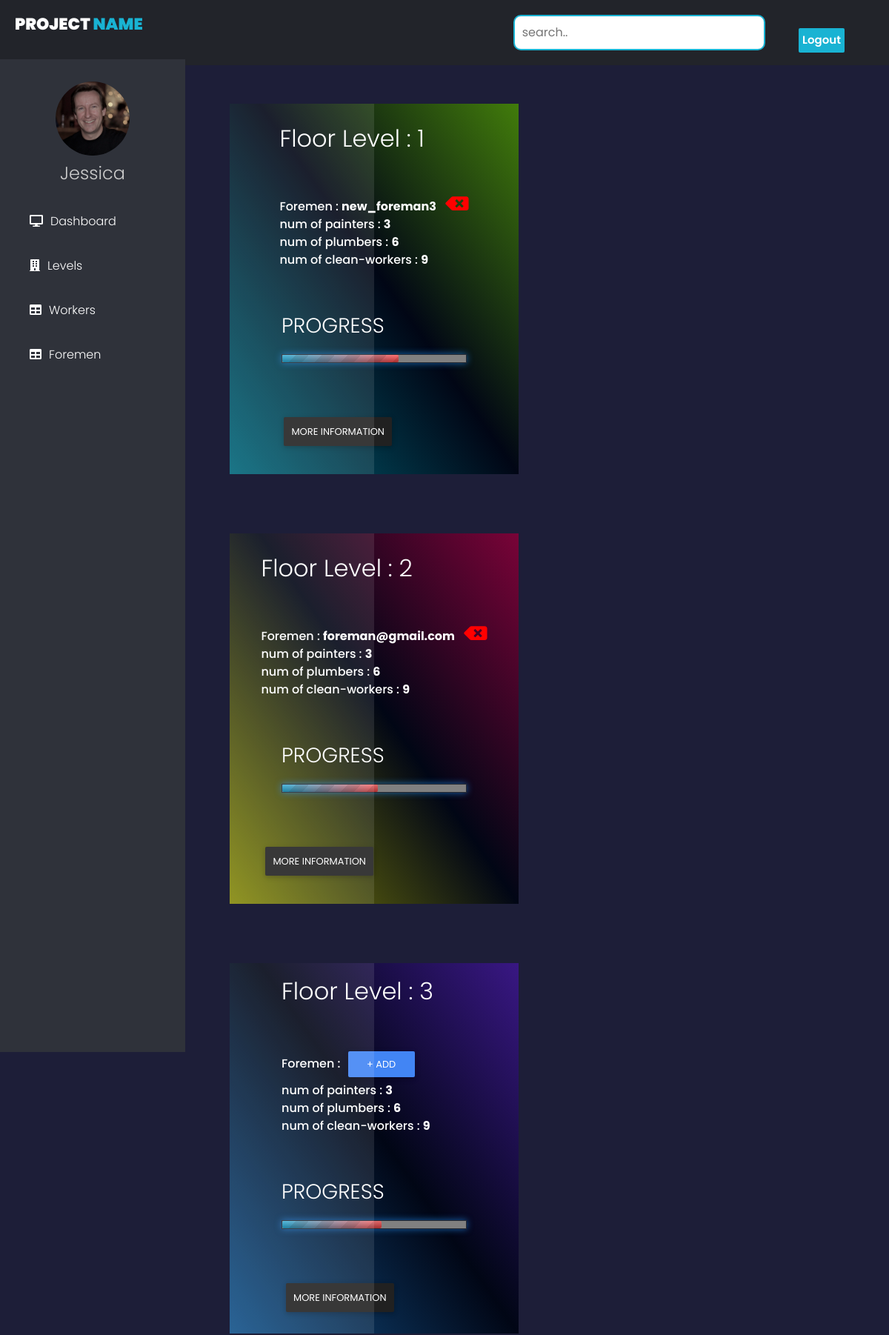
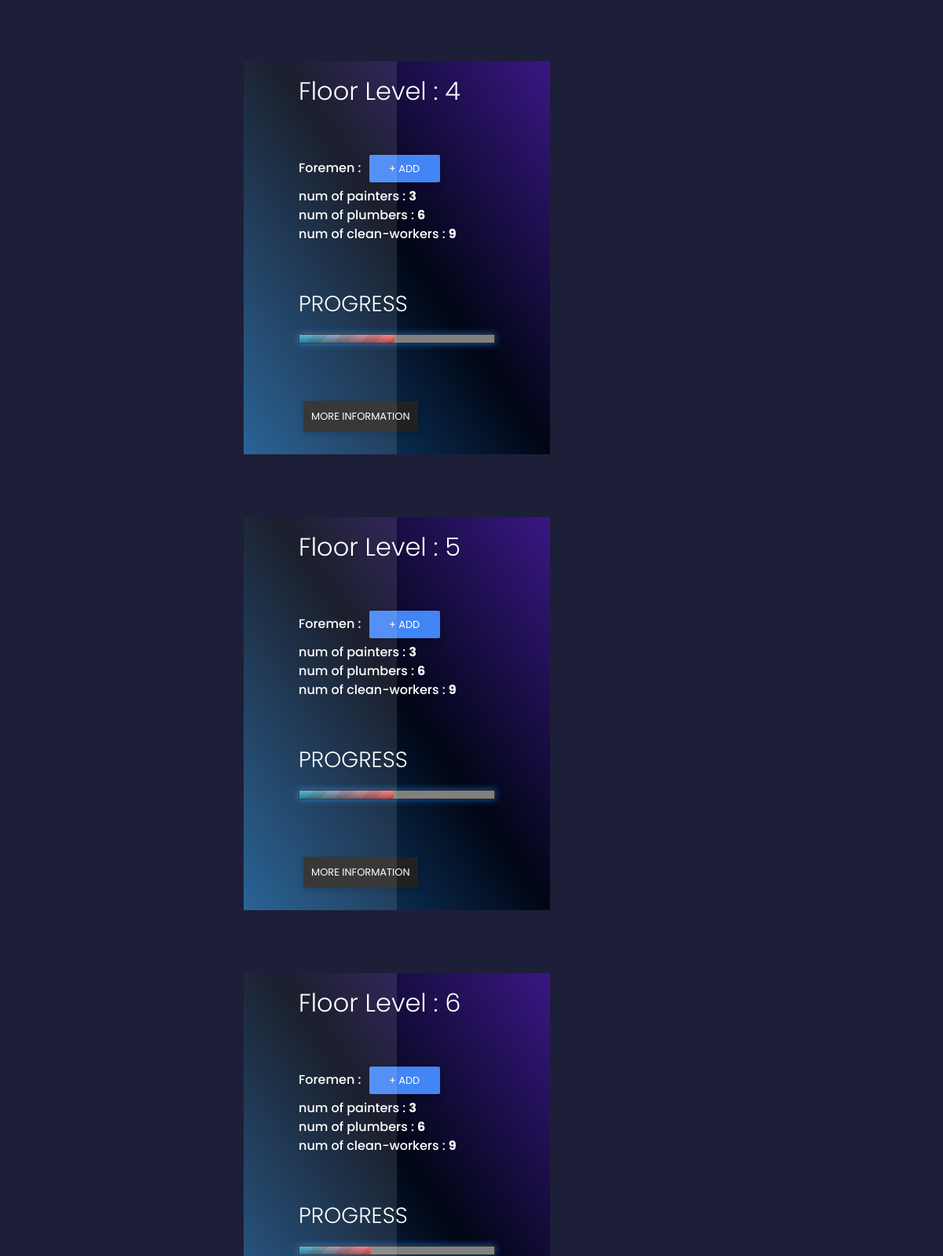
/engineer/levels (signed in, upper part), run on the app's committed database (2 pictures, top to bottom).
### accounts/models.py (models this page shows, shortened)
class User(AbstractUser):
    is_engineer = models.BooleanField(default=False)
    is_foreman = models.BooleanField(default=False)
    is_worker = models.BooleanField(default=False)
    type = models.CharField(max_length=10,choices=worker_choices,default='none')
    def full_name(self):
        return f'{self.first_name} {self.last_name}'

### tower/views.py (the view)
# urls.py: path("engineer/levels",engineer_levels,name="engineer_levels"),
@login_required
def engineer_levels(request):
    if(not request.user.is_engineer):
        return HttpResponse("403 forbidden")
    context={}
    context['levels'] = levels_data();
    context['foremen'] = User.objects.filter(is_foreman=True);
    return render(request,'engineer/levels.html',context)

### tower/service.py (called while the page is built)
def levels_data():
    levels= Operation.objects.values('level__name',foreman_name=F('level__foreman__username'),foreman_id=F('level__foreman__id')).annotate(
    cleaners = Count(Case(When(worker__type='cleaner',then=1))),
    plumbers = Count(Case(When(worker__type='plumber',then=1))),
    painters = Count(Case(When(worker__type='painter',then=1))),
    prog = Sum('progress'),
    fin = Sum('must_finish')
    )
    return levels

### templates/engineer/levels.html (shortened to what this page needs)
{% extends 'engineer/base.html' %}
{% load static %}
{% block style %}
<link rel="stylesheet" href="{% static 'css/engineer_levels.css' %}">
{% endblock %}
{% block content %}
<div class="main_cont">
  {% for level in levels %}
  <div class="box">
      <div class="glass"></div>
      <div class="content">
          <h2>Floor Level : {{level.level__name}}</h2><br><br>
          <div class="">
            <strong>Foremen : </strong>
            {% if level.foreman_name %}
              <span class="val"> {{level.foreman_name}}</span>
              <a title="remove" style="color:red;font-size:25px;" class="remove ml-2 fas fa-backspace" href="{% url 'tower:remove_foreman' level.level__name %}">
              </a>
            {% else %}
              <span class="val">
                <a style="width:90px; padding: 8px;" onclick="mod({{level.level__name}})" class="btn btn-primary" data-toggle="modal" data-target="#myModal">+ Add</a>
              </span>
            {% endif %}
          </div>
          <div class="">
            <strong>num of painters : </strong><span class="val"> {{level.painters}}</span>
          </div>
          <div class="">
            <strong>num of plumbers : </strong><span class="val"> {{level.plumbers}}</span>
          </div>
          <div class="">
            <strong>num of clean-workers : </strong><span class="val"> {{level.cleaners}}</span>
          </div>
          <div class="skills">
            <label for="file"><h3>PROGRESS</h3></label>
            <progress id="file" value="{{level.prog}}" max="{{level.fin}}" class="classprog"></progress>
          </div>
          <a  href="{% url 'tower:engineer_level' level.level__name %}" class="btn btn-dark more-info">More Information</a>
      </div>
  </div>
  {% endfor %}
</div>
{% endblock %}

### static/css/engineer_dashboard.css (style rules this page uses)
* { margin: 0; padding: 0; font-family: "Roboto", sans-serif; }
body { background-color: #ccc; }

### static/css/style.css (style rules this page uses)
body { background-color: #1D1E38; }

### static/css/engineer_levels.css (style rules this page uses)
* { margin: 0px; padding: 0px; box-sizing: border-box; font-family: 'poppins' , sans-serif; list-style: none; }
.skills { width: 250px; color: white; margin: 60px auto; }
.main_cont { display: flex; min-height: 100vh; flex-wrap: wrap; }
.box { position: relative; width: 390px; height: 500px; display: flex; justify-content: center; align-items: center; background: #060c21; margin: 40px; }
.box .glass { position: absolute; top: 0; left: 0; width: 50%; height: 100%; display: block; background: rgba(255,255,255,.1); pointer-events: none; }
.box .content { padding: 20px; color: #fff; }
.box:before { content: ''; position: absolute; top: -2px; left: -2px; bottom: -2px; background: #fff; z-index: -1; }
.box:after { content: ''; position: absolute; top: -2px; left: -2px; bottom: -2px; background: #fff; z-index: -2; filter: blur(40px); }
.box:nth-child(1) , .box:nth-child(1) { background: linear-gradient(235deg,#89ff00,#010615,#00bcd4); background-size: 200% 200%; animation: animateglow 10s ease infinite; }
.box:nth-child(2) , .box:nth-child(2) { background: linear-gradient(235deg,#ff005e,#010615,#fbff00); background-size: 200% 200%; animation: animateglow 10s ease infinite; }
.box:nth-child(3) , .box:nth-child(3) { background: linear-gradient(235deg,#772aff,#010615,#2196F3); background-size: 200% 200%; animation: animateglow 10s ease infinite; }
.box:nth-child(4) , .box:nth-child(4) { background: linear-gradient(235deg,#772aff,#010615,#2196F3); background-size: 200% 200%; animation: animateglow 10s ease infinite; }
.box:nth-child(5) , .box:nth-child(5) { background: linear-gradient(235deg,#772aff,#010615,#2196F3); background-size: 200% 200%; animation: animateglow 10s ease infinite; }
.box:nth-child(6) , .box:nth-child(6) { background: linear-gradient(235deg,#772aff,#010615,#2196F3); background-size: 200% 200%; animation: animateglow 10s ease infinite; }
.more-info { margin-bottom:10px; padding: 10px; }
.classprog { width: 250px; height: 12px; background: #353b48; border: 1px solid rgba(0, 0, 0, 0.3); box-shadow: 0 0 10px #2187e7b3; }

### templates/engineer/levels.html (style rules this page uses)
.val { color:white; font-weight: bold; }
.remove { color:black; }

### data on the page
User: level__name "1", foreman_name "new_foreman3", painters "3", plumbers "6", cleaners "9", {{ level.prog }} 288 (drawn)

### other printed values
{{ level.level__name }} "2" "3" "4" "5" "6"
{{ level.foreman_name }} "foreman@gmail.com"
{{ level.painters }} "3" "3" "3" "3" "3"
{{ level.plumbers }} "6" "6" "6" "6" "6"
{{ level.cleaners }} "9" "9" "9" "9" "9"
